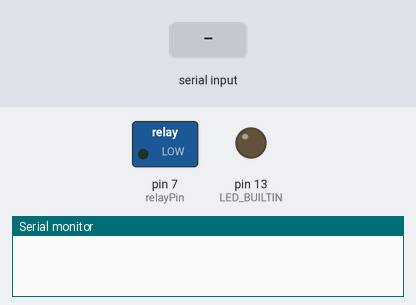
Recording of a sketch running on a simulated Arduino Uno, built with avr-gcc and run on an emulated ATmega328P. Shown: switched loads named in the sketch (green lamp = pin HIGH), output pins drawn as LEDs (lit = HIGH), the last lines printed to the serial monitor. Inputs (shaded band) come from the test bench.

Above: at 1.2 s.
1.3 s: "A" received over the second serial link
At 1.6 s:
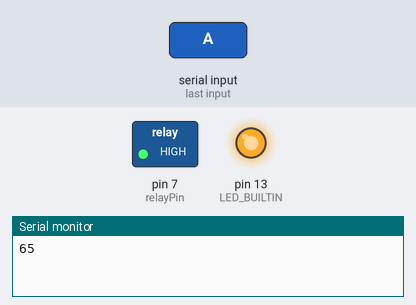
2.8 s: "B" received over the second serial link
At 3.9 s:
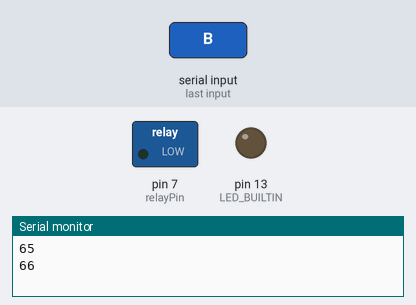
Timing chart, 0 to 5.8 s (numbered marks = the images above; inputs shaded):
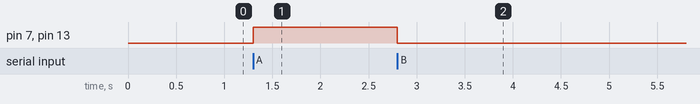

The sketch:

arduino.ino
```cpp
#include "Arduino.h"
#include <SoftwareSerial.h>

const byte rxPin = 9;
const byte txPin = 8;
const byte relayPin = 7;

SoftwareSerial BTSerial(rxPin, txPin);

void setup() {
  pinMode(LED_BUILTIN, OUTPUT);
  pinMode(rxPin,INPUT);
  pinMode(txPin,OUTPUT);
  pinMode(relayPin,OUTPUT);
  BTSerial.begin(9600);
  Serial.begin(9600);

}


int dataByte;

void loop() {

if(BTSerial.available() > 0){
  dataByte = BTSerial.read();
  Serial.println(dataByte);

  if(dataByte == 'A'){
    digitalWrite(LED_BUILTIN, HIGH);
    digitalWrite(relayPin, HIGH);
  }

  if(dataByte == 'B'){
    digitalWrite(LED_BUILTIN, LOW);
    digitalWrite(relayPin, LOW);
  }
}

}
```

Measured:
- after the input at 1.3 s, pin 7 (relayPin), pin 13 (LED_BUILTIN): LOW → HIGH at once
- after the input at 2.8 s, pin 7 (relayPin), pin 13 (LED_BUILTIN): HIGH → LOW at once
